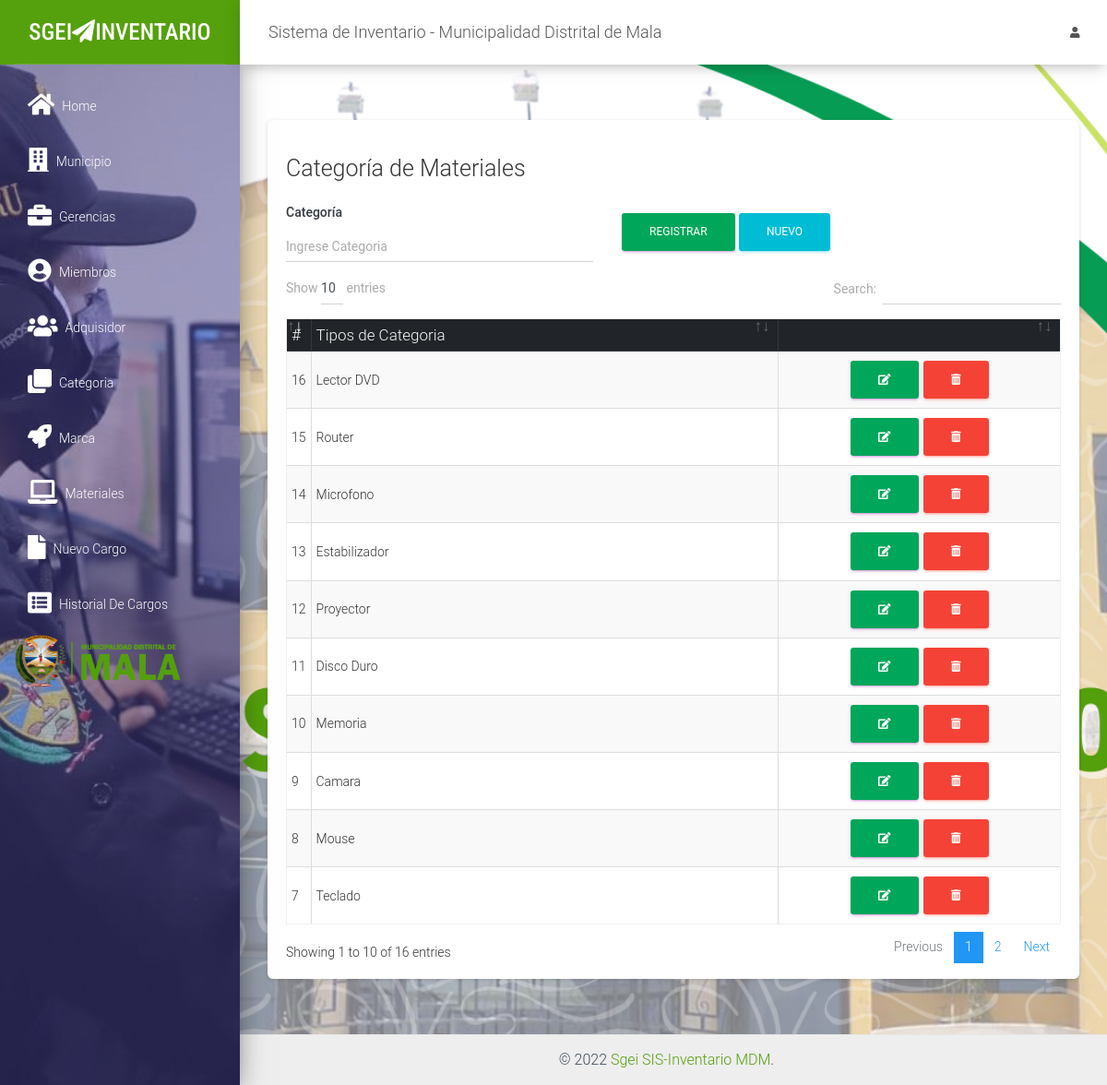
/src/categoria.php (signed in), run on the app's committed database.
### tables this page shows
CREATE TABLE `categorias` (
  `id` int(11) NOT NULL,
  `categoria` varchar(50) NOT NULL
);

### src/categoria.php (the view, shortened to what this page needs)
<?php
include_once "includes/header.php";
?>
<div class="card">
    <div class="card-body">
        <div class="row">
            <div class="col-md-12">
                <h3>Categoría de Materiales</h3>
                <form action="" method="post" autocomplete="off" id="formulario">
                    <div class="row">
                        <div class="col-md-5">
                            <div class="form-group">
                                <label for="nombre" class="text-dark font-weight-bold">Categoría</label>
                                <input type="text" placeholder="Ingrese Categoria" name="nombre" id="nombre" class="form-control">
                            </div>
                        </div>
                        <div class="col-md-4 mt-3">
                            <input type="submit" value="Registrar" class="btn btn-primary" id="btnAccion">
                            <input type="button" value="Nuevo" class="btn btn-info" id="btnNuevo" onclick="limpiar()">
                        </div>
                    </div>
                </form>
            </div>
            <div class="col-md-12">
                <div class="table-responsive">
                    <table class="table table-striped table-bordered" id="tbl">
                        <thead class="thead-dark">
                            <tr>
                                <th>#</th>
                                <th>Tipos de Categoria</th>
                                <th></th>
                            </tr>
                        </thead>
                        <tbody>
                            <?php
                            include "../conexion.php";
                            $query = mysqli_query($conexion, "SELECT * FROM categorias");
                            $result = mysqli_num_rows($query);
                            if ($result > 0) {
                                while ($data = mysqli_fetch_assoc($query)) { ?>
                                    <tr>
                                        <td><?php echo $data['id']; ?></td>
                                        <td style="width: 600px;"><?php echo $data['categoria']; ?></td>
                                        <td style="width: 350px;">
                                            <center>
                                            <a href="#" onclick="editarCategoria(<?php echo $data['id']; ?>)" class="btn btn-primary"><i class='fas fa-edit'></i></a>
                                            <form action="eliminar_categ.php?id=<?php echo $data['id']; ?>" method="post" class="confirmar d-inline">
                                                <button class="btn btn-danger" type="submit"><i class='fas fa-trash-alt'></i> </button>
                                            </form>
                                            </center>
                                        </td>
                                    </tr>
                            <?php }
                            } ?>
                        </tbody>
                    </table>
                </div>
            </div>
        </div>
    </div>
</div>
<?php include_once "includes/footer.php"; ?>

### data on the page
categorias: id "7", categoria "Teclado"
categorias: id "8", categoria "Mouse"
categorias: id "9", categoria "Camara"
categorias: id "10", categoria "Memoria"
categorias: id "11", categoria "Disco Duro"
categorias: id "12", categoria "Proyector"
categorias: id "13", categoria "Estabilizador"
categorias: id "14", categoria "Microfono"
categorias: id "15", categoria "Router"
categorias: id "16", categoria "Lector DVD"
